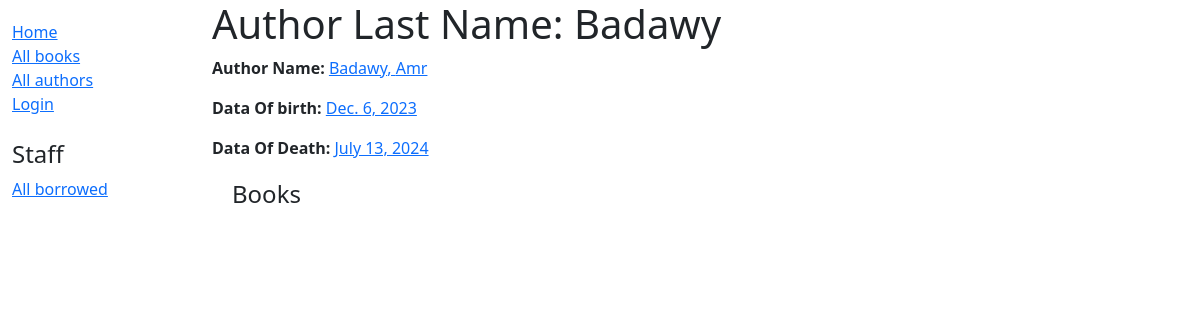
/catalog/author/3, run on the app's committed database.
### catalog/models.py (models this page shows, shortened)
class Author(models.Model):
    first_name=models.CharField(max_length=100)
    last_name=models.CharField(max_length=100)
    date_of_birth=models.DateField(null=True,blank=True)
    date_of_death=models.DateField(null=True,blank=True,default='Died')
    class Meta:
        ordering=['last_name','first_name']

### catalog/views.py (the view)
# urls.py: path('author/<int:pk>',views.AuthorDetailView.as_view(),name='author-detail'),
class AuthorDetailView(generic.DetailView):
    model=Author
    template_name='catalog/author_detail.html'

### catalog/templates/catalog/author_detail.html
{% extends "base_generic.html" %}
{% block content %}
 <h1>Author Last Name: {{author.last_name}}</h1>
 <p><strong>Author Name: </strong> <a href="{% url 'author-detail' author.pk %}">{{author.last_name}}, {{author.first_name}}</a></p>
 <p><strong>Data Of birth: </strong> <a href="">{{author.date_of_birth}}</a></p>
 <p><strong>Data Of Death: </strong> <a href="">{{author.date_of_death}}</a></p>
 <div style=' margin-left: 20px ; margin-top: 20px;'>
     <h4>Books</h4>
 </div>
{% endblock %}

### data on the page
Author: last_name "Badawy", first_name "Amr", date_of_birth "Dec. 6, 2023", date_of_death "July 13, 2024"
